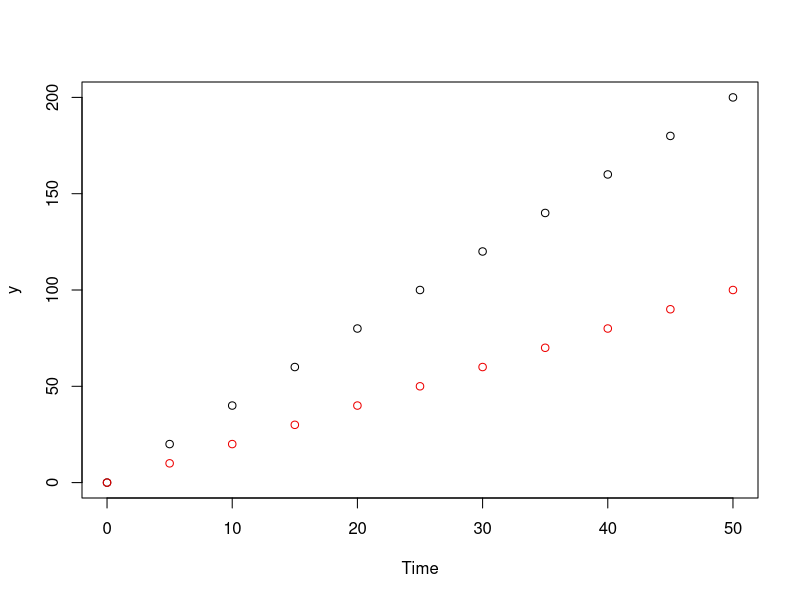

Here is the R script that generated this plot:
# Answers (for those too lazy/frustrated/bored to bother having a go themselves)

# Exercise 1

# Create a variable ‘a’ consisting of text strings:
# John, Paul, George, Ringo

a <- c("John", "Paul", "George", "Ringo")


# Create a vector ‘b’ consisting of the numbers:
# 200, 515, 180	, 160

b <- c(200, 515, 180, 160)


# Divide every component of b by 2, and assign the results as b

b <- b/2


# Add your name to `a`, and add a number to `b`

a <- c(a, "me")
b <- c(b, -100000)


# Exercise 2


# Use the data.frame() command to create a data frame (df) with 
# a column of numbers (a) and a column of letters (b)

d <- c(1,2,3,4)
e <- c("a", "b", "c", "d")

df <- data.frame(numbers=d, letters=e)

# Call the 1st row of the data frame

df[1,]

# Call the 2nd column of the data frame

df[,2]

# Call the 3rd value in the 1st column of the data frame

df[3,1]

# Change the value at this location to something random

df[3,1] <- 42



# Exercise 3 - basic plotting

x <- seq(0, 50, 5)
y <- seq(0, 200, 20)
y2 <- seq(0 ,100, 10)

plot(x,y, xlab = 'Time')
points(x, y2, col = 'red2')


